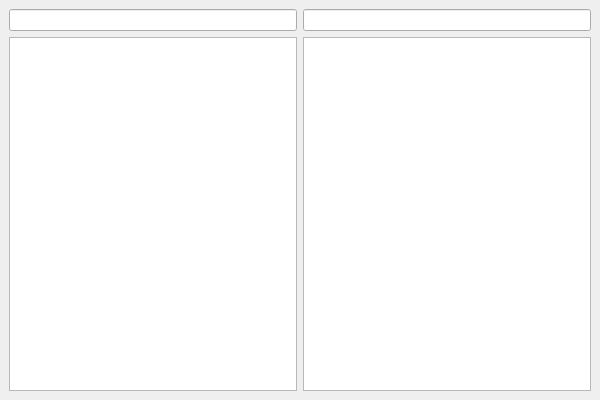
<?xml version="1.0" encoding="UTF-8"?>
<ui version="4.0">
 <class>MainWindow</class>
 <widget class="QMainWindow" name="MainWindow">
  <property name="enabled">
   <bool>true</bool>
  </property>
  <property name="geometry">
   <rect>
    <x>0</x>
    <y>0</y>
    <width>600</width>
    <height>400</height>
   </rect>
  </property>
  <property name="sizePolicy">
   <sizepolicy hsizetype="Fixed" vsizetype="Fixed">
    <horstretch>0</horstretch>
    <verstretch>0</verstretch>
   </sizepolicy>
  </property>
  <property name="windowTitle">
   <string>Filegator</string>
  </property>
  <widget class="QWidget" name="centralwidget">
   <layout class="QHBoxLayout" name="horizontalLayout_2">
    <item>
     <layout class="QVBoxLayout" name="left_layout">
      <item>
       <widget class="QLineEdit" name="left_line_edit"/>
      </item>
      <item>
       <widget class="QListWidget" name="left_list_box"/>
      </item>
     </layout>
    </item>
    <item>
     <layout class="QVBoxLayout" name="right_layout">
      <item>
       <widget class="QLineEdit" name="right_line_edit"/>
      </item>
      <item>
       <widget class="QListWidget" name="right_list_box"/>
      </item>
     </layout>
    </item>
   </layout>
  </widget>
 </widget>
 <resources/>
 <connections/>
</ui>
